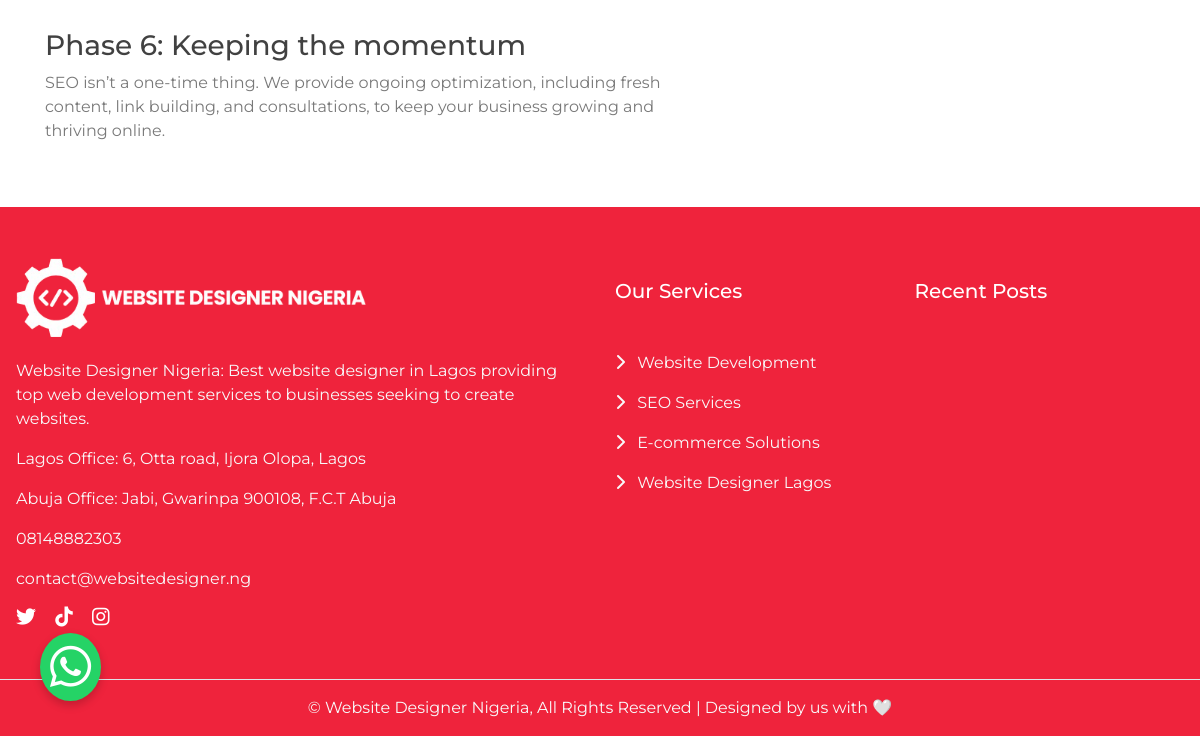
The page /seo-services-nigeria/ (lower part) on the database as committed earlier.
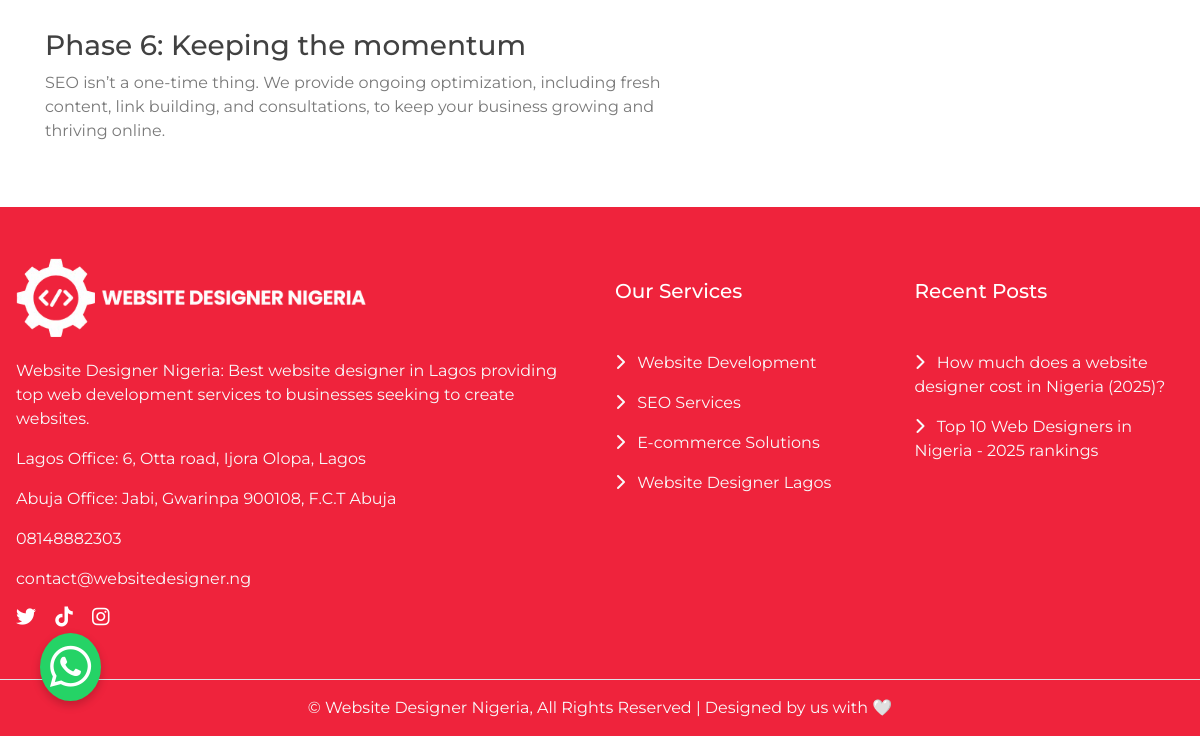
The same page on the database as committed later.
### app/models.py (models this page shows, shortened)
class Blog(models.Model):
    title = models.CharField(max_length=200)
    author = models.CharField(max_length=100)
    category = models.ForeignKey(Category, on_delete=models.CASCADE, related_name='blogs')
    date = models.DateTimeField(default=timezone.now)  # Change this line
    meta_description = models.TextField(blank=True, null=True)
    content = RichTextField()
    image = models.ImageField(upload_to='blog_images/')
    comments_count = models.PositiveIntegerField(default=0)
    slug = models.SlugField(unique=True, blank=True)
    class Meta:
        ordering = ['-date']

### app/views.py (the view)
# urls.py: path('seo-services-nigeria/', seo_services, name="seo_services"),
def seo_services(request):
    return render(request, 'seo_services.html')

### app/context_processors.py (called while the page is built)
def recent_posts(request):
    from app.models import Blog  # Import here to avoid early loading
    recent_posts = Blog.objects.all().order_by('-date')[:5]
    return {'recent_posts': recent_posts}

### templates/seo_services.html (shortened to what this page needs)
{% extends 'base.html' %}
{% load static %}
{% block maincontent %}
    <section class="container my-5">
        <div class ="wow zoomIn" data-wow-delay="0.1s">"
            <div class="row align-items-center">
                <div class="col-lg-7 pe-3">
                    <h3 class="pt-3">Phase 6: Keeping the momentum</h3>
                    <p>SEO isn’t a one-time thing. We provide ongoing optimization, including fresh content, link building, and consultations,
                        to keep your business growing and thriving online.</p>
                </div>
            </div>
        </div>
    </section>
{% endblock %}

### templates/base.html (shortened to what the changed rows need)
{% load static%}
<!DOCTYPE html>
<html lang="en">
    <head>
        <link href="https://stackpath.bootstrapcdn.com/bootstrap/4.4.1/css/bootstrap.min.css" rel="stylesheet">
        <link href="https://cdn.jsdelivr.net/npm/bootstrap-icons/font/bootstrap-icons.css" rel="stylesheet">
        <link href="https://cdnjs.cloudflare.com/ajax/libs/font-awesome/5.10.0/css/all.min.css" rel="stylesheet">
        <link href="{% static 'lib/animate/animate.min.css' %}" rel="stylesheet">
        <link href="{% static 'lib/owlcarousel/assets/owl.carousel.min.css' %}" rel="stylesheet">
        <link href="{% static 'lib/owlcarousel/assets/owl.theme.default.min.css' %}" rel="stylesheet">
        <link href="{% static 'lib/lightbox/css/lightbox.min.css' %}" rel="stylesheet">
        <link rel="stylesheet" href="https://cdnjs.cloudflare.com/ajax/libs/animate.css/4.1.1/animate.min.css">
        <link href="{%static 'css/style.css' %}" rel="stylesheet">
    </head>
    <body data-spy="scroll" data-target=".navbar" data-offset="51">
        <div class="footer wow fadeIn" data-wow-delay="0.3s">
            <div class="container-fluid text-light py-5">
                <div class="mx-3">
                    <div class="row">
                        <div class="col-lg-3 col-md-12">
                            <ul class="list-unstyled">
                                {% for post in recent_posts %}
                                <li class="footer-item mb-3"><i class="fas fa-chevron-right"></i> <a href="{% url 'blog_detail' category_slug=post.category.slug slug=post.slug %}" class="text-light">{{ post.title }}</a></li>
                                {% endfor %}
                            </ul>
                        </div>
                    </div>
                </div>
            </div>
        </div>
    </body>
</html>

Rows that differ between the two databases and show on the page:
added Blog: title "How much does a website designer cost in Nigeria (2025)?"
added Blog: title "Top 10 Web Designers in Nigeria - 2025 rankings"
